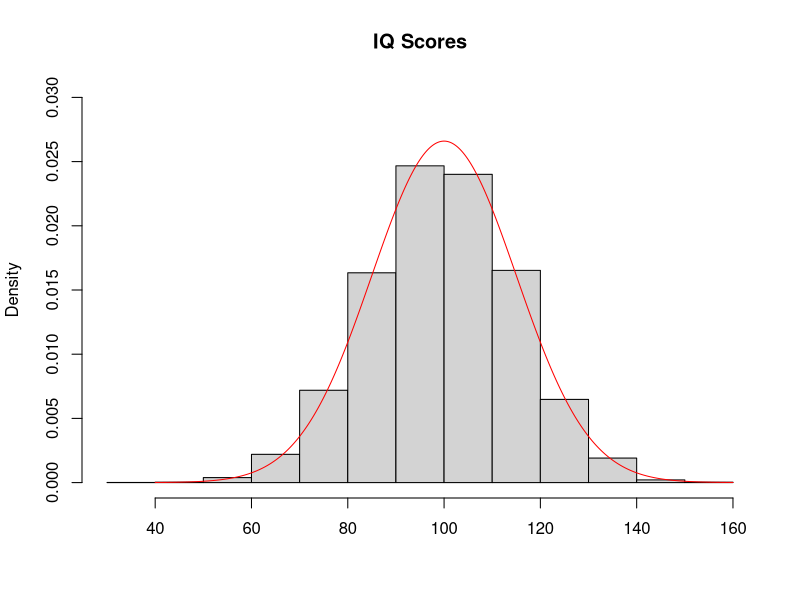

Write R code to recreate this figure.
## ---- chunk 1

# Load libraries
library(psych)

## ---- chunk 2
summary(sat.act)
## ---- chunk 3
sum(sat.act$SATV)/length(sat.act$SATV)
## ---- chunk 4
mean(sat.act$SATV)
## ---- chunk 5
mean(sat.act$SATQ)
## ---- chunk 6
mean(sat.act$SATQ, na.rm=TRUE)
## ---- chunk 7
sort(sat.act$age)
## ---- chunk 8

# Find the two middle values
middle_vals <- sort(sat.act$age)[(length(sat.act$age)/2):((length(sat.act$age)/2)+1)]

# Take the mean of the two middle values
mean(middle_vals)

## ---- chunk 9
median(sat.act$age)
## ---- chunk 10
median(sat.act$SATQ)
## ---- chunk 11
median(sat.act$SATQ, na.rm=TRUE)
## ---- chunk 12
hist(rnorm(10000, mean=100, sd=15), freq=FALSE, ylim=c(0, .03), xlab='', main='IQ Scores')
points(x=seq(40, 160, .001), y=dnorm(seq(40, 160, .001), mean=100, sd=15), type='l', col='red')
## ---- chunk 13
pnorm(80, mean=100, sd=15)
## ---- chunk 14
pnorm(80, mean=100, sd=15, lower.tail=FALSE)
## ---- chunk 15
1-pnorm(80, mean=100, sd=15)
## ---- chunk 16
qnorm(.95, mean=100, sd=15)
## ---- chunk 17
qnorm(.95, mean=100, sd=15, lower.tail=FALSE)
## ---- chunk 18
rnorm(50, mean=100, sd=15)
## ---- chunk 19
IQ135_z <- (135-100)/15
IQ135_z
## ---- chunk 20
qnorm(.025)
qnorm(.975)
## ---- chunk 21
IQ135_z_prob <- 1-pnorm(IQ135_z)
## ---- chunk 22
IQ135_prob <- 1-pnorm(135, mean=100, sd=15)
## ---- chunk 23

# Sample 100 IQ scores
sample_IQ <- rnorm(100, mean=100, sd=15)

## ---- chunk 24

# Find the mean
mean_IQ <- mean(sample_IQ)

# Find the standard deviation
sd_IQ <- sd(sample_IQ)

# Find the critical z-score (upper tail)
z_crit <- qnorm(.975)

## ---- chunk 25

# Find the lower limit
CI_lower <- mean_IQ - z_crit*(sd_IQ/sqrt(100))
CI_lower

# Find the upper limit
CI_upper <- mean_IQ + z_crit*(sd_IQ/sqrt(100))
CI_upper

## ---- chunk 26
t.test(sat.act$SATV)
## ---- chunk 27
t.test(sat.act$SATV, mu=600)
## ---- chunk 28

# Calculate difference scores
sat.act$SAT_diff <- sat.act$SATV-sat.act$SATQ

# Run a one-sample t-test
t.test(sat.act$SAT_diff)

## ---- chunk 29
t.test(sat.act$SATV, sat.act$SATQ, paired=TRUE)
## ---- chunk 30
t.test(sat.act$SATQ[sat.act$gender==1], sat.act$SATQ[sat.act$gender==2], paired=FALSE)
## ---- chunk 31

# Subset the groups
male_SATQ <- sat.act$SATQ[sat.act$gender==1]
female_SATQ <- sat.act$SATQ[sat.act$gender==2]

# Run a two-sample t-test
t.test(male_SATQ, female_SATQ, paired=FALSE)

## ---- chunk 32
aov(sat.act$SATV ~ sat.act$education)
## ---- chunk 33
educ_aov <- aov(sat.act$SATV ~ sat.act$education)
summary(educ_aov)
## ---- chunk 34
educ_aov <- aov(SATV ~ education, data=sat.act)
summary(educ_aov)
## ---- chunk 35
educ_gender_aov <- aov(SATQ ~ education + gender, data=sat.act)
summary(educ_gender_aov)
## ---- chunk 36
educ_gender_aov_int <- aov(SATQ ~ education * gender, data=sat.act)
summary(educ_gender_aov_int)
## ---- chunk 37
cor.test(sat.act$SATV, sat.act$SATQ)
## ---- chunk 38
gender_table <- table(sat.act$gender)
## ---- chunk 39
binom.test(gender_table)
## ---- chunk 40

# Find the number of males
n_males <- length(sat.act$gender[sat.act$gender==1])

# Run the binomial test
binom.test(n_males, n=nrow(sat.act))

## ---- chunk 41
educ_table <- table(sat.act$education)
## ---- chunk 42
chisq.test(educ_table)
## ---- chunk 43
chisq.test(educ_table, p=c(.25, .25, .125, .125, .125, .125))
## ---- chunk 44
educ_gender_table <- table(sat.act$education, sat.act$gender)
## ---- chunk 45
chisq.test(educ_gender_table)
